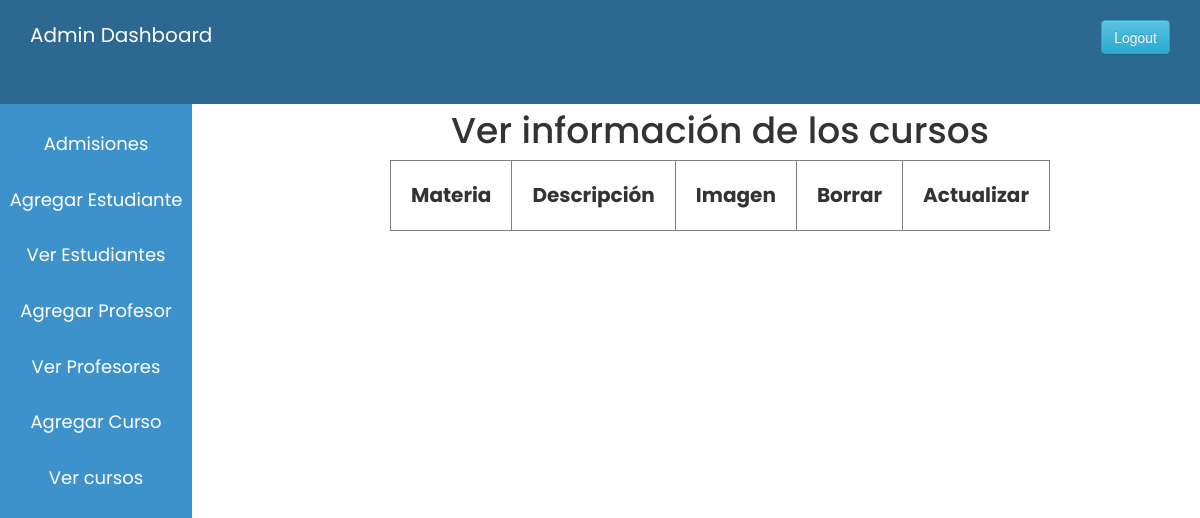
The app's page /admin_view_course-test.php (signed in), older data.
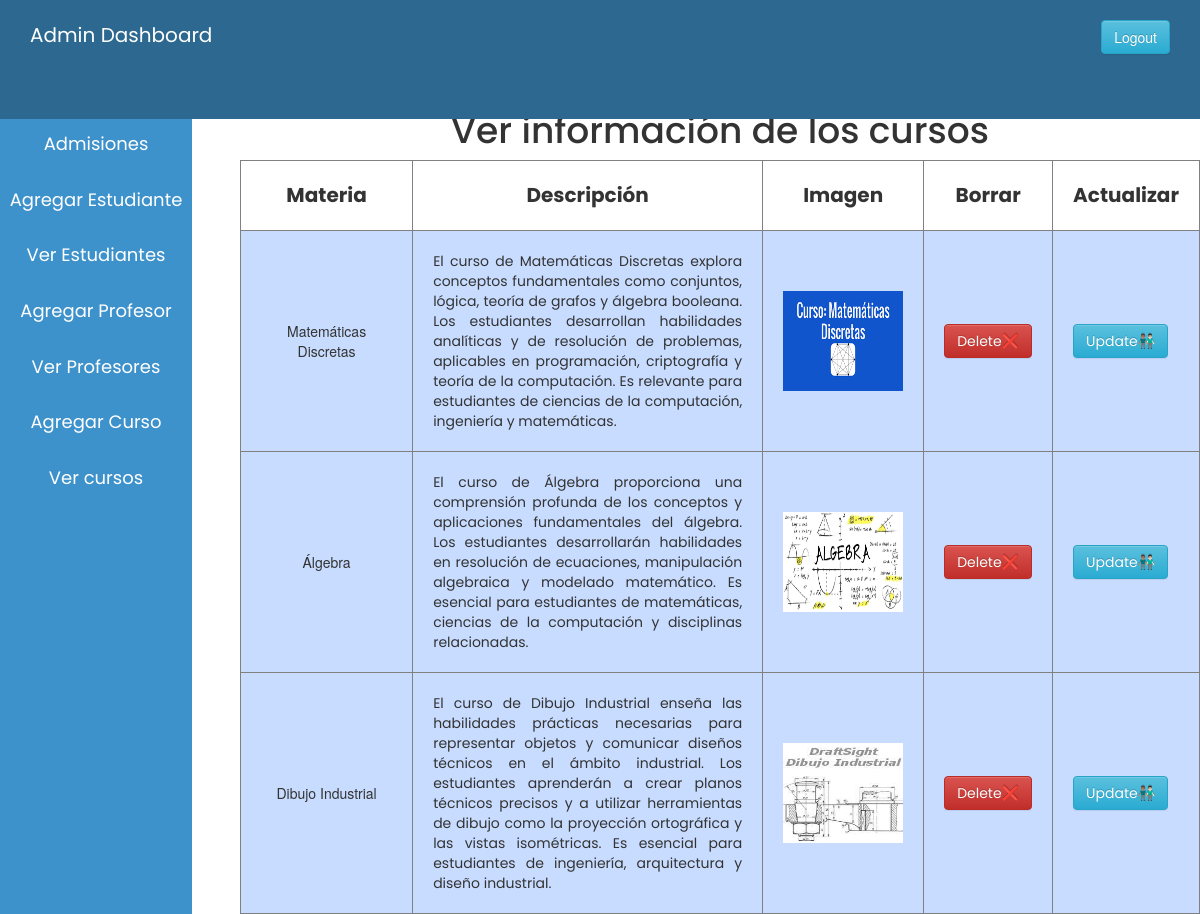
The same page, newer data.
### tables this page shows
CREATE TABLE `course` (
  `id` int(20) NOT NULL,
  `name` varchar(255) DEFAULT NULL,
  `description` varchar(500) DEFAULT NULL,
  `image` varchar(255) DEFAULT NULL
);

### admin_view_course-test.php (the view, shortened to what this page needs)
<?php
  $host="localhost";
  $user="root";
  $password="";
  $db="schoolproject";
  $data=mysqli_connect($host,$user,$password,$db);
  $sql="SELECT * FROM course";
  $result=mysqli_query($data,$sql);
?>
<!DOCTYPE html>
<html lang="en">
<head>
  <?php
    include 'admin_css.php';
  ?>
</head>
<body>
  <?php
    include 'admin_sidebar.php';
  ?>
  <div class="content">
    <center><br>
    <h1 style= font-family:Poppins;>Ver información de los cursos</h1>
    <table border="1px">
        <tr>
          <th class="table_th" style="text-align: center; font-family:Poppins;">Materia</th>
          <th class="table_th" style="text-align: center; font-family:Poppins;">Descripción</th>
          <th class="table_th" style="text-align: center; font-family:Poppins;">Imagen</th>
          <th class="table_th" style="text-align: center; font-family:Poppins;">Borrar</th>
          <th class="table_th" style="text-align: center; font-family:Poppins;">Actualizar</th>
        </tr>
        <?php
        while($info=$result->fetch_assoc()){
        ?>
        <tr>
            <td class="table_td" style="text-align: center;" style="font-family:Poppins;">
              <?php echo "{$info['name']}"?>
            </td>
            <td class="table_td" style="text-align: justify; width:350px; font-family:Poppins;">
              <?php echo "{$info['description']}"?>
            </td>
            <td class="table_td">
              <img  height="100px" width="120px" src=" <?php echo "{$info['image']}"?>">
            </td>
            <td class="table_td" style="font-family:Poppins;">
              <?php
              echo "
              <a onClick=\"javascript:return confirm('Are you sure you want to delete this course?');\" class='btn btn-danger' href='admin_view_course.php?course_id={$info['id']}'>Delete❌</a>"
              ?>
            </td>
            <td class="table_td" style="font-family:Poppins;">
              <?php
              echo "
              <a href='admin_update_course.php?course_id={$info['id']}' class='btn btn-info'>Update👨🏽‍🤝‍👨🏻</a>";
              ?>
            </td>
        </tr>
        <?php
        }
        ?>
    </table>
    </center>
  </div>
</body>
</html>

### admin_css.php (shortened to what this page needs)
<link rel="stylesheet" type="text/css" href="admin.css">
<link rel="stylesheet" href="https://cdn.jsdelivr.net/npm/bootstrap@3.3.7/dist/css/bootstrap.min.css">
<link rel="stylesheet" href="https://cdn.jsdelivr.net/npm/bootstrap@3.3.7/dist/css/bootstrap-theme.min.css">

### admin_sidebar.php (shortened to what this page needs)
<header class="header">
    <a href="adminhome.php" class="aa" style="font-family: Poppins;">Admin Dashboard</a>
    <div class="logout">
      <a href="index.php" class="btn btn-info">Logout</a>
    </div>
  </header>
  <aside>
    <ul>
      <li>
        <a href="admission.php"  style="font-family: Poppins;">Admisiones</a>
      </li>
      <li>
        <a href="add_student.php" style="font-family: Poppins;">Agregar Estudiante</a>
      </li>
      <li>
        <a href="view_student.php" style="font-family: Poppins;">Ver Estudiantes</a>
      </li>
      <li>
        <a href="admin_add_teacher.php" style="font-family: Poppins;">Agregar Profesor</a>
      </li>
      <li>
        <a href="admin_view_teacher.php" style="font-family: Poppins;">Ver Profesores</a>
      </li>
      <li>
        <a href="admin_add_course.php" style="font-family: Poppins;">Agregar Curso</a>
      </li>
      <li>
        <a href="admin_view_course.php" style="font-family: Poppins;">Ver cursos</a>
      </li>
    </ul>
  </aside>

### admin.css (style rules this page uses)
* { margin: 0px; padding: 0px; }
.header { position: fixed; top: 0; left: 0; height: 13%; width: 100%; background-color: #2c688f; line-height: 70px; padding-left: 30px; z-index: 9999; }
.aa { color: white; font-size: 20px; text-decoration: none!important; }
.logout { float: right; padding-right: 30px; }
ul { background-color: #3E92CC; width: 16%; height: 100%; position: fixed; padding-top: 5%; text-align: center; }
ul li { list-style: none; padding-bottom: 30px; font-size: 15px; }
ul li a { color: white; font-size: 1.8rem; }
.content { margin-left: 20%; margin-top: 5.9%; }

### admin_view_course-test.php (style rules this page uses)
.table_th { padding:20px; font-size: 20px; }
.table_td { padding: 20px; background-color:#c8dcff; }

Row changes from the older to the newer data that the page shows:
added course: name "Matemáticas Discretas", description "El curso de Matemáticas Discretas explora conceptos fundamentales como conjuntos, lógica, teoría de grafos y álgebra booleana. Los estudiantes desarrollan habilidades analíticas y de resolución de problemas, aplicables en programación, criptografía y teoría de la computación. Es relevante para estudiantes de ciencias de la computación, ingeniería y matemáticas.", image (picture)
added course: name "Álgebra", description "El curso de Álgebra proporciona una comprensión profunda de los conceptos y aplicaciones fundamentales del álgebra. Los estudiantes desarrollarán habilidades en resolución de ecuaciones, manipulación algebraica y modelado matemático. Es esencial para estudiantes de matemáticas, ciencias de la computación y disciplinas relacionadas.", image (picture)
added course: name "Dibujo Industrial", description "El curso de Dibujo Industrial enseña las habilidades prácticas necesarias para representar objetos y comunicar diseños técnicos en el ámbito industrial. Los estudiantes aprenderán a crear planos técnicos precisos y a utilizar herramientas de dibujo como la proyección ortográfica y las vistas isométricas. Es esencial para estudiantes de ingeniería, arquitectura y diseño industrial.", image (picture)
